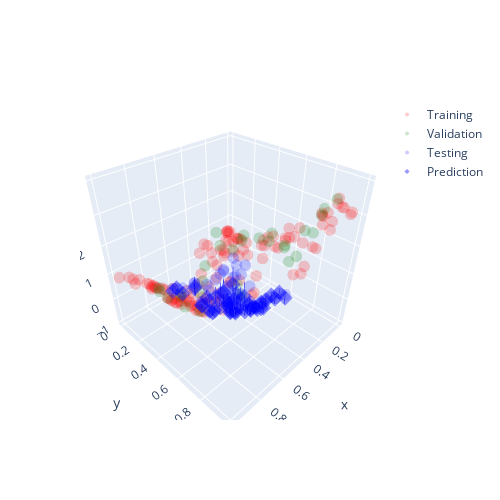

Notebook source saved alongside this figure:
### Code cell
fig = go.Figure()
fig.update_layout(
    autosize=False,
    width=500,
    height=500,
)
fig.add_trace(go.Scatter3d(x=X[train_idxs, 0], y=X[train_idxs, 1], z=y[train_idxs].flatten(), **TRAIN_MARKER, name="Training"))
fig.add_trace(go.Scatter3d(x=X[val_idxs, 0], y=X[val_idxs, 1], z=y[val_idxs].flatten(), **VAL_MARKER, name="Validation"))
fig.add_trace(go.Scatter3d(x=X[test_idxs, 0], y=X[test_idxs, 1], z=y[test_idxs].flatten(), **TEST_MARKER, name="Testing"))
fig.add_trace(go.Scatter3d(x=X[test_idxs, 0], y=X[test_idxs, 1], z=y_pred, error_z=dict(
            type='data', # value of error bar given in data coordinates
            array=y_stdev,
            visible=True), **TEST_PRED, name="Prediction"))
fig.show()
